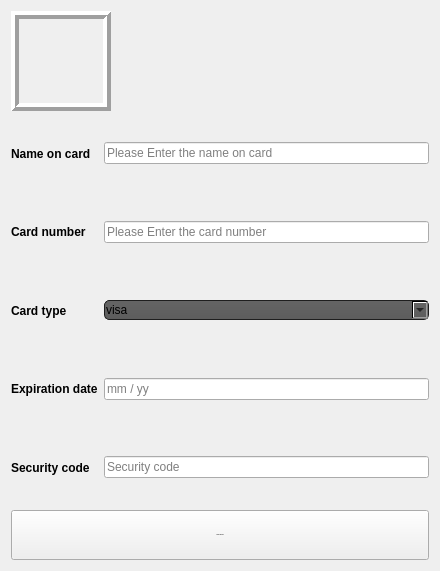
                  <widget class="QWidget" name="scrollAreaWidgetContents_8">
                   <property name="geometry">
                    <rect>
                     <x>0</x>
                     <y>0</y>
                     <width>440</width>
                     <height>571</height>
                    </rect>
                   </property>
                   <layout class="QGridLayout" name="gridLayout_17">
                    <item row="0" column="0">
                     <widget class="QLabel" name="label_17">
                      <property name="sizePolicy">
                       <sizepolicy hsizetype="Fixed" vsizetype="Fixed">
                        <horstretch>100</horstretch>
                        <verstretch>100</verstretch>
                       </sizepolicy>
                      </property>
                      <property name="minimumSize">
                       <size>
                        <width>100</width>
                        <height>100</height>
                       </size>
                      </property>
                      <property name="maximumSize">
                       <size>
                        <width>100</width>
                        <height>100</height>
                       </size>
                      </property>
                      <property name="styleSheet">
                       <string notr="true"/>
                      </property>
                      <property name="frameShape">
                       <enum>QFrame::Box</enum>
                      </property>
                      <property name="frameShadow">
                       <enum>QFrame::Raised</enum>
                      </property>
                      <property name="lineWidth">
                       <number>4</number>
                      </property>
                      <property name="text">
                       <string/>
                      </property>
                      <property name="pixmap">
                       <pixmap resource="images.qrc">:/newPrefix/images/PAYPAL.png</pixmap>
                      </property>
                      <property name="scaledContents">
                       <bool>true</bool>
                      </property>
                     </widget>
                    </item>
                    <item row="1" column="0">
                     <layout class="QGridLayout" name="gridLayout_25">
                      <item row="0" column="0">
                       <widget class="QLabel" name="label_40">
                        <property name="sizePolicy">
                         <sizepolicy hsizetype="Preferred" vsizetype="Expanding">
                          <horstretch>0</horstretch>
                          <verstretch>0</verstretch>
                         </sizepolicy>
                        </property>
                        <property name="font">
                         <font>
                          <weight>75</weight>
                          <bold>true</bold>
                         </font>
                        </property>
                        <property name="text">
                         <string>Name on card</string>
                        </property>
                       </widget>
                      </item>
                      <item row="1" column="1">
                       <widget class="QLineEdit" name="lineEdit_14">
                        <property name="sizePolicy">
                         <sizepolicy hsizetype="Expanding" vsizetype="Fixed">
                          <horstretch>0</horstretch>
                          <verstretch>0</verstretch>
                         </sizepolicy>
                        </property>
                        <property name="font">
                         <font>
                          <pointsize>9</pointsize>
                         </font>
                        </property>
                        <property name="text">
                         <string/>
                        </property>
                        <property name="placeholderText">
                         <string>Please Enter the card number</string>
                        </property>
                       </widget>
                      </item>
                      <item row="1" column="0">
                       <widget class="QLabel" name="label_41">
                        <property name="sizePolicy">
                         <sizepolicy hsizetype="Preferred" vsizetype="Expanding">
                          <horstretch>0</horstretch>
                          <verstretch>0</verstretch>
                         </sizepolicy>
                        </property>
                        <property name="font">
                         <font>
                          <weight>75</weight>
                          <bold>true</bold>
                         </font>
                        </property>
                        <property name="text">
                         <string>Card number</string>
                        </property>
                       </widget>
                      </item>
                      <item row="0" column="1">
                       <widget class="QLineEdit" name="lineEdit_21">
                        <property name="sizePolicy">
                         <sizepolicy hsizetype="Expanding" vsizetype="Fixed">
                          <horstretch>0</horstretch>
                          <verstretch>0</verstretch>
                         </sizepolicy>
                        </property>
                        <property name="font">
                         <font>
                          <pointsize>9</pointsize>
                         </font>
                        </property>
                        <property name="text">
                         <string/>
                        </property>
                        <property name="placeholderText">
                         <string>Please Enter the name on card</string>
                        </property>
                       </widget>
                      </item>
                      <item row="3" column="0">
                       <widget class="QLabel" name="label_42">
                        <property name="sizePolicy">
                         <sizepolicy hsizetype="Preferred" vsizetype="Expanding">
                          <horstretch>0</horstretch>
                          <verstretch>0</verstretch>
                         </sizepolicy>
                        </property>
                        <property name="font">
                         <font>
                          <weight>75</weight>
                          <bold>true</bold>
                         </font>
                        </property>
                        <property name="text">
                         <string>Expiration date</string>
                        </property>
                       </widget>
                      </item>
                      <item row="3" column="1">
                       <widget class="QLineEdit" name="lineEdit_15">
                        <property name="sizePolicy">
                         <sizepolicy hsizetype="Expanding" vsizetype="Fixed">
                          <horstretch>0</horstretch>
                          <verstretch>0</verstretch>
                         </sizepolicy>
                        </property>
                        <property name="font">
                         <font>
                          <pointsize>9</pointsize>
                         </font>
                        </property>
                        <property name="text">
                         <string/>
                        </property>
                        <property name="placeholderText">
                         <string>mm / yy</string>
                        </property>
                       </widget>
                      </item>
                      <item row="2" column="0">
                       <widget class="QLabel" name="label_43">
                        <property name="sizePolicy">
                         <sizepolicy hsizetype="Preferred" vsizetype="Expanding">
                          <horstretch>0</horstretch>
                          <verstretch>0</verstretch>
                         </sizepolicy>
                        </property>
                        <property name="font">
                         <font>
                          <weight>75</weight>
                          <bold>true</bold>
                         </font>
                        </property>
                        <property name="text">
                         <string>Card type</string>
                        </property>
                       </widget>
                      </item>
                      <item row="5" column="0">
                       <widget class="QLabel" name="label_44">
                        <property name="sizePolicy">
                         <sizepolicy hsizetype="Preferred" vsizetype="Expanding">
                          <horstretch>0</horstretch>
                          <verstretch>0</verstretch>
                         </sizepolicy>
                        </property>
                        <property name="font">
                         <font>
                          <weight>75</weight>
                          <bold>true</bold>
                         </font>
                        </property>
                        <property name="text">
                         <string>Security code</string>
                        </property>
                       </widget>
                      </item>
                      <item row="5" column="1">
                       <widget class="QLineEdit" name="lineEdit_16">
                        <property name="sizePolicy">
                         <sizepolicy hsizetype="Expanding" vsizetype="Fixed">
                          <horstretch>0</horstretch>
                          <verstretch>0</verstretch>
                         </sizepolicy>
                        </property>
                        <property name="font">
                         <font>
                          <pointsize>9</pointsize>
                         </font>
                        </property>
                        <property name="text">
                         <string/>
                        </property>
                        <property name="placeholderText">
                         <string>Security code</string>
                        </property>
                       </widget>
                      </item>
                      <item row="2" column="1">
                       <widget class="QComboBox" name="comboBox_3">
                        <property name="sizePolicy">
                         <sizepolicy hsizetype="Expanding" vsizetype="Fixed">
                          <horstretch>0</horstretch>
                          <verstretch>0</verstretch>
                         </sizepolicy>
                        </property>
                        <property name="font">
                         <font>
                          <pointsize>9</pointsize>
                         </font>
                        </property>
                        <property name="styleSheet">
                         <string notr="true">QComboBox
{
    background-color: QLinearGradient( x1: 0, y1: 0, x2: 0, y2: 1, stop: 0 #4d4d4d, stop: 0 #646464, stop: 1 #5d5d5d);
    padding: 1px;
    border-style: solid;
    border: 1px solid #1e1e1e;
    border-radius: 5;
}
</string>
                        </property>
                        <property name="currentText">
                         <string>visa</string>
                        </property>
                        <item>
                         <property name="text">
                          <string>visa</string>
                         </property>
                        </item>
                        <item>
                         <property name="text">
                          <string>master card</string>
                         </property>
                        </item>
                        <item>
                         <property name="text">
                          <string>American Express</string>
                         </property>
                        </item>
                        <item>
                         <property name="text">
                          <string>Discover</string>
                         </property>
                        </item>
                        <item>
                         <property name="text">
                          <string/>
                         </property>
                        </item>
                       </widget>
                      </item>
                     </layout>
                    </item>
                    <item row="2" column="0">
                     <widget class="QPushButton" name="pushButton_4">
                      <property name="minimumSize">
                       <size>
                        <width>52</width>
                        <height>50</height>
                       </size>
                      </property>
                      <property name="font">
                       <font>
                        <pointsize>-1</pointsize>
                       </font>
                      </property>
                      <property name="text">
                       <string>Confirm Booking</string>
                      </property>
                     </widget>
                    </item>
                   </layout>
                  </widget>
